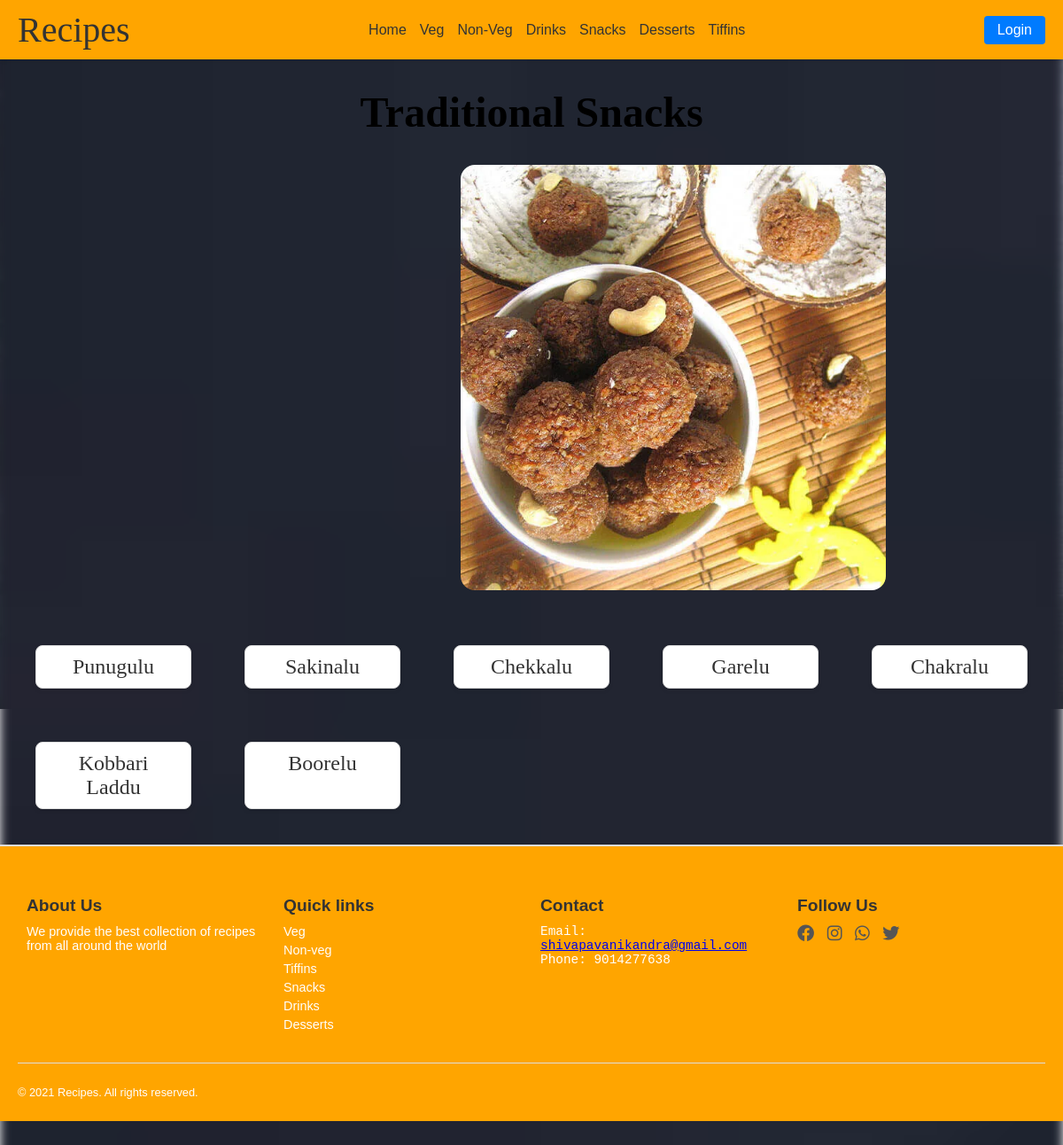
The app's page /snacks/traditional/ with its own data.
### snacks/models.py (models this page shows, shortened)
class traditionalsnacks(models.Model):
    name=models.CharField(max_length=100)
    image=models.ImageField(upload_to='images/')
    ingredients=models.TextField()
    recipe=models.TextField()
    video=models.URLField(null=True,blank=True)

### snacks/views.py (the view)
# urls.py: path('traditional/',views.Traditionalsnacks,name='traditional'),
def Traditionalsnacks(request):
    traditional=traditionalsnacks.objects.all()
    return render(request,'snacks/traditionalsnacks.html',{'traditional':traditional})

### template/snacks/traditionalsnacks.html (shortened to what this page needs)
<!DOCTYPE html>
<html lang="en">
<head>
    <link href="https://cdnjs.cloudflare.com/ajax/libs/font-awesome/6.0.0-beta3/css/all.min.css" rel="stylesheet">
<body>
    <nav>
        <div class="logo">Recipes</div>
        <div class="nav-links">
            <a href="{% url 'ourrecipe1:home' %}">Home</a>
            <div class="has-dropdown">
                <a href="{% url 'ourrecipe1:veg' %}">Veg</a>
            </div>
            <div class="has-dropdown">
                <a href="{% url 'ourrecipe1:nonveg' %}">Non-Veg</a>
            </div>
            <div class="has-dropdown">
                <a href="{% url 'ourrecipe1:drinks' %}">Drinks</a>
            </div>
            <div class="has-dropdown">
                <a href="{% url 'ourrecipe1:snacks' %}">Snacks</a>
            </div>
            <div class="has-dropdown">
                <a href="{% url 'ourrecipe1:dessert' %}">Desserts</a>
            </div>
            <div class="has-dropdown">
                <a href="{% url 'ourrecipe1:tiffins' %}">Tiffins</a>
            </div>
        </div>
        <div class="search-login">
            <button class="login-btn">Login</button>
        </div>
    </nav>
    <h1 id="head">Traditional Snacks</h1>
    <div><img src="../../static/images/Kobbariundalu-coconutladdu_1_1.webp" alt="" id="img1"></div><br>
    <div class="fastfood-container">{% for i in traditional %}
    <a href="{% url 'snacks:showtraditionalsnacks' i.id %}" class="fastfood-item">{{i.name}}</a>
    {% endfor %}</div>
    <footer>
        <div class="footer-section">
        <h4>About Us</h4>
        <p>We provide the best collection of recipes from all
            around the world</p>
        </div>
        <div class="footer-section">
        <ul>
            <h4>Quick links</h4>
            <a href="{% url 'ourrecipe1:veg' %}" class="quick"><li>Veg</li></a>
            <a href="{% url 'ourrecipe1:nonveg' %}" class="quick"><li>Non-veg</li></a>
            <a href="{% url 'ourrecipe1:tiffins' %}" class="quick"><li>Tiffins</li></a>
            <a href="{% url 'ourrecipe1:snacks' %}" class="quick"><li>Snacks</li></a>
            <a href="{% url 'ourrecipe1:drinks' %}" class="quick"><li>Drinks</li></a>
            <a href="{% url 'ourrecipe1:dessert' %}" class="quick"><li>Desserts</li></a>
        </ul>
        </div>
        <div class="footer-section">
        <h4>Contact</h4>
        <pre>Email:
<a href="#">shivapavanikandra@gmail.com</a>
Phone: 9014277638
        </pre>
        </div>
        <div class="footer-section">
        <h4>Follow Us</h4>
        <a href="#"><i class="fa-brands fa-facebook"></i></a>
        <a href="#"><i class="fa-brands fa-instagram"></i></a>
        <a href="#"><i class="fa-brands fa-whatsapp"></i></a>
        <a href="#"><i class="fa-brands fa-twitter"></i></a>
        </div>
        <hr>
        <p id="f2">&copy; 2021 Recipes. All rights reserved.</p>
    </footer>
</body>
</html>

### template/snacks/traditionalsnacks.html (style rules this page uses)
body { margin: 0; font-family: Arial, sans-serif; background-image: url(../../static/images/samosa.webp); background-repeat: no-repeat; background-size: cover; background-position: center; }
body::before { content: ""; position: absolute; top: 0vh; left: 0; right: 0; bottom: -80vh; background-image: inherit; background-size: inherit; background-repeat: inherit; filter: blur(6px); z-index: -1; }
#img1 { position: relative; z-index: 1; }
nav { display: flex; justify-content: space-between; align-items: center; background-color: orange; padding: 10px 20px; box-shadow: 0 2px 4px rgba(0, 0, 0, 0.1); }
.logo { font-size: 2.5rem; font-family: cursive; color: #333; }
.nav-links { display: flex; gap: 15px; }
.nav-links a { text-decoration: none; font-size: 1rem; color: #333; transition: color 0.3s; }
.has-dropdown { position: relative; }
.search-login { display: flex; gap: 10px; align-items: center; }
.login-btn { background-color: #007BFF; color: white; border: none; padding: 7px 15px; border-radius: 4px; font-size: 1rem; cursor: pointer; transition: background-color 0.3s; }
footer { display: flex; flex-wrap: wrap; justify-content: space-between; background-color: orange; padding: 20px; border-top: 2px solid #ddd; }
footer h4 { margin-bottom: 10px; font-size: 1.2rem; color: #333; }
footer p, pre { font-size: 0.9rem; color: white; margin: 5px 0; }
ul { list-style-type: none; padding: 0; margin: 0; }
ul a { text-decoration: none; color: white; font-size: 0.9rem; margin: 5px 0; display: block; }
footer a i { font-size: 1.2rem; color: #555; margin-right: 10px; transition: color 0.3s ease; }
footer hr { width: 100%; border: none; border-top: 1px solid #ddd; margin: 20px 0; }
#f2 { text-align: center; font-size: 0.8rem; color: white; }
.footer-section { flex: 1; min-width: 200px; margin: 10px; }
#img1 { width: 40%; height: 60vh; margin-left: 65vh; border-radius: 2vh; }
#head { font-size: 3rem; font-family: cursive; text-align: center; }
.fastfood-container { display: grid; grid-template-columns: repeat(auto-fit, minmax(150px, 1fr)); gap: 60px; padding: 40px; max-width: 1200px; margin: 0 auto; }
.fastfood-item { display: block; text-align: center; text-decoration: none; font-family: cursive; font-size: 1.5em; color: #333; background-color: #fff; padding: 10px 15px; border: 1px solid #ddd; border-radius: 8px; box-shadow: 0 2px 5px rgba(0, 0, 0, 0.1); transition: transform 0.2s, box-shadow 0.2s; }

### records on screen
traditionalsnacks: name "Punugulu"
traditionalsnacks: name "Sakinalu"
traditionalsnacks: name "Chekkalu"
traditionalsnacks: name "Garelu"
traditionalsnacks: name "Chakralu"
traditionalsnacks: name "Kobbari Laddu"
traditionalsnacks: name "Boorelu"
